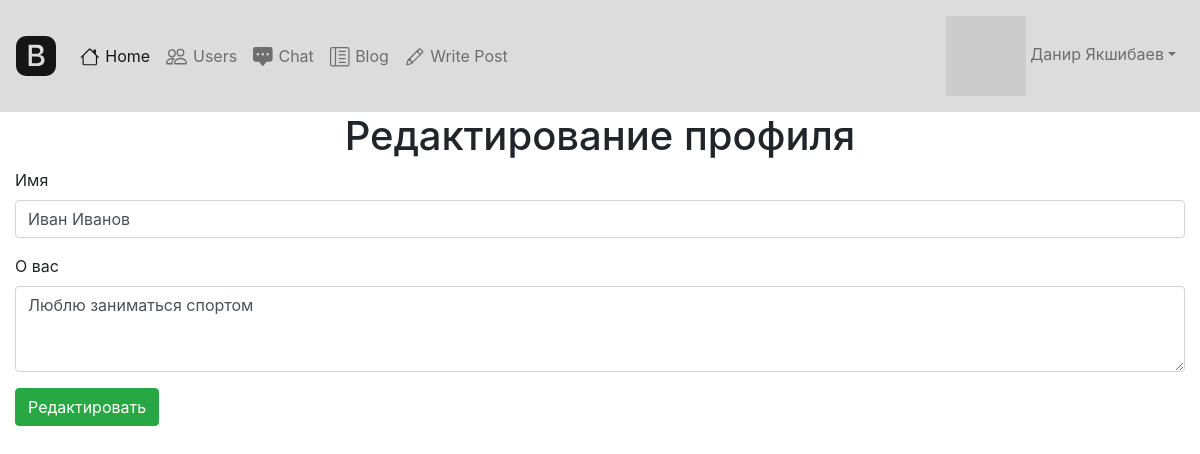
Screenshot of /edit_profile/Иван Иванов (signed in) with the database file from the repository.
### main.py (models this page shows, shortened)
class User(UserMixin, SerializerMixin, db.Model):
    __tablename__ = 'users'
    id = db.Column(db.Integer, primary_key=True, autoincrement=True)
    name = db.Column(db.String, nullable=True)
    about = db.Column(db.String, nullable=True)
    email = db.Column(db.String, index=True, unique=True, nullable=True)
    hashed_password = db.Column(db.String, nullable=True)
    created_date = db.Column(db.DateTime, default=datetime.datetime.utcnow())
    last_seen = db.Column(db.DateTime, default=datetime.datetime.utcnow())
    followed = db.relationship(
        'User', secondary=followers,
        primaryjoin=(followers.c.follower_id == id),
        secondaryjoin=(followers.c.followed_id == id),
        backref=db.backref('followers', lazy='dynamic'), lazy='dynamic')
    messages_sent = db.relationship('Message',
                                    foreign_keys='Message.sender_id',
                                    backref='author', lazy='dynamic')
    messages_received = db.relationship('Message',
                                        foreign_keys='Message.recipient_id',
                                        backref='recipient', lazy='dynamic')
    def avatar(self, size):
        digest = md5(self.email.lower().encode('utf-8')).hexdigest()
        return 'https://www.gravatar.com/avatar/{}?d=identicon&s={}'.format(
            digest, size)

### main.py (the view, shortened to what this page needs)
@app.route('/edit_profile/<username>', methods=['GET', 'POST'])
@login_required
def edit_profile(username):
    user = User.query.filter_by(name=username).first()
    return render_template('edit_profile.html', user=user)

### main.py (called while the page is built)
@login_manager.user_loader
def load_user(user_id):
    return User.query.get(user_id)

@app.before_request
def before_request():
    if current_user.is_authenticated:
        current_user.last_seen = datetime.datetime.utcnow()
        db.session.commit()

### templates/edit_profile.html (shortened to what this page needs)
{% extends "base.html" %}
{% block content %}
<h1 style="text-align: center;">Редактирование профиля</h1>
<form method="POST">
    <div class="form-group col-12">
        <label for="validationCustom05">Имя</label>
        <input type="text" name="name" class="form-control"
               id="validationCustom05" placeholder="Имя" value="{{ user.name }}" required>
    </div>
    <div class="form-group col-12">
        <label for="exampleFormControlTextarea1">О вас</label>
        <textarea class="form-control" name="about" id="exampleFormControlTextarea1" rows="3">{% if user.about %}{{ user.about }}{% endif %}</textarea>
    </div>
    <div class="form-group col-md-12">
        <button class="btn btn-success" type="submit">Редактировать</button>
    </div>
</form>
{% endblock %}

### templates/base.html (shortened to what this page needs)
<!DOCTYPE html>
<html lang="en" dir="ltr">
<head>
    <link rel="stylesheet" href="https://stackpath.bootstrapcdn.com/bootstrap/4.4.1/css/bootstrap.min.css"
>
</head>
<body>
<header>
    <nav class="navbar navbar-expand-xl navbar-light" style="background-color: #DCDCDC;">
        <a class="navbar-brand" href="#">
        </a>
        <div class="collapse navbar-collapse" id="navbarSupportedContent">
            <ul class="navbar-nav mr-auto">
                <li class="nav-item active">
                    <a class="nav-link" href="/">
                        Home</a>
                </li>
                {% if current_user.is_authenticated %}
                <li class="nav-item">
                    <a class="nav-link" href="/users">
                        Users</a>
                </li>
                <li class="nav-item">
                    <a class="nav-link" href="/chat">
                        Chat</a>
                </li>
                <li class="nav-item">
                    <a class="nav-link" href="/blog">
                        Blog</a>
                </li>
                <li class="nav-item">
                    <a class="nav-link" href="/add_post">
                        Write Post</a>
                </li>
                {% endif %}
            </ul>
            {% if current_user.is_authenticated %}
            <ul class="navbar-nav ml-auto">
                <li class="nav-item">
                    <a class="nav-link dropdown-toggle" href="#" id="navbarDropdown" role="button"
                       data-toggle="dropdown" aria-haspopup="true" aria-expanded="false">
                        <img src="{{ current_user.avatar(34) }}"> {{ current_user.name }}</a>
                </li>
            </ul>
            {% endif %}
        </div>
    </nav>
</header>
</body>
</html>
{% block content %}
{% endblock %}

### rows the page displays
User: name "Данир Якшибаев"
User: name "Иван Иванов", about "Люблю заниматься спортом"
